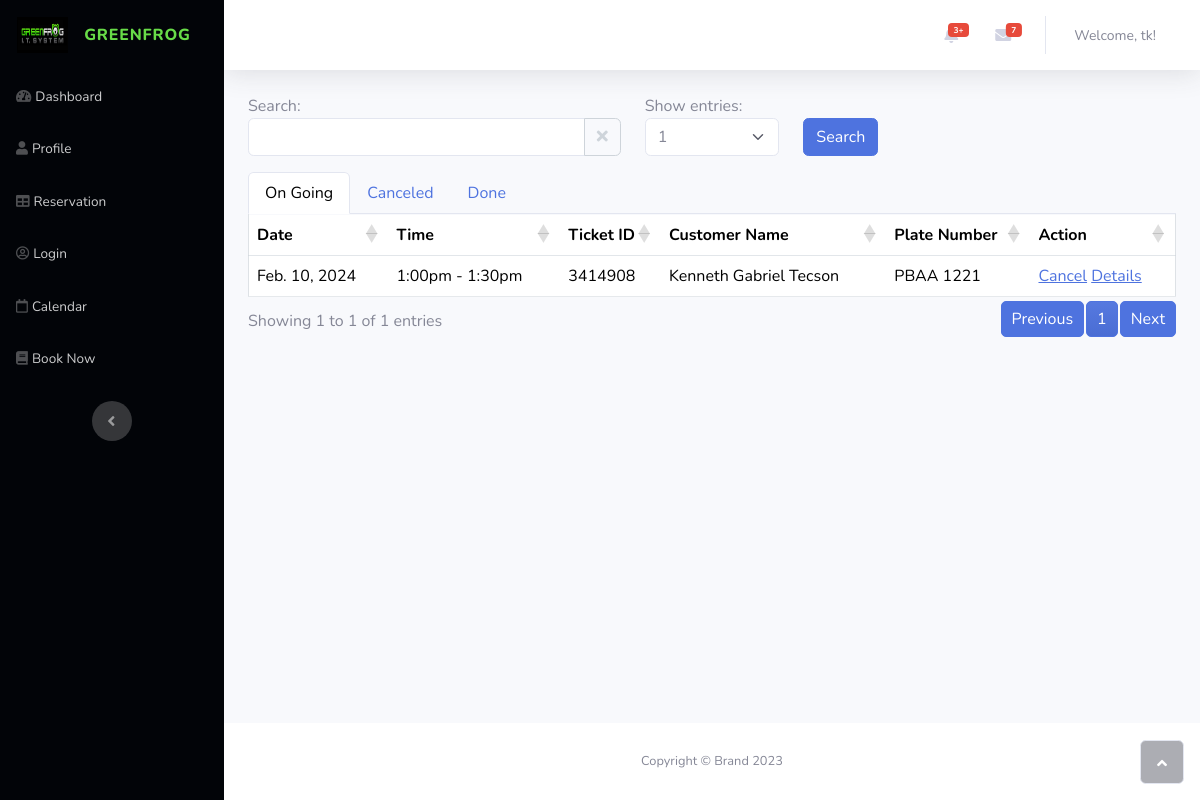
/admin/reservation2.php (signed in), run on an earlier commit of the app's database.
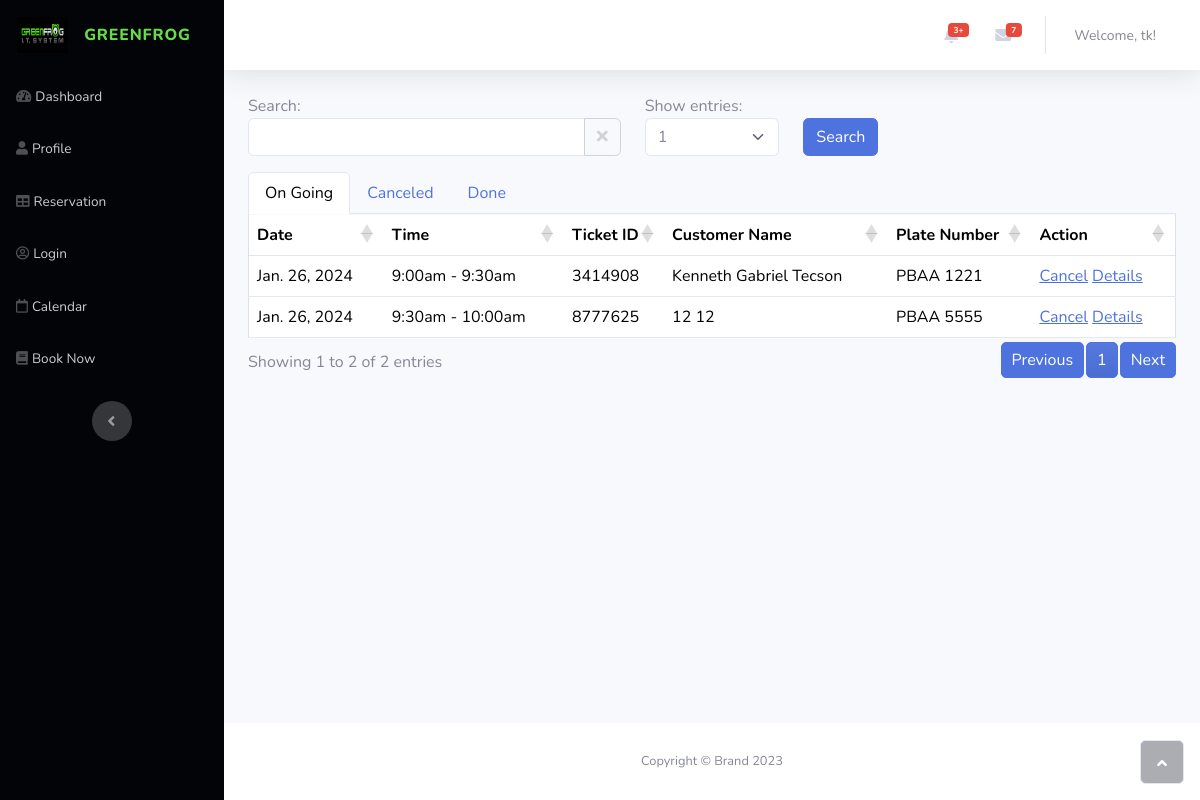
And on a later commit of the database.
### tables this page shows
CREATE TABLE `car_emission` (
  `id` int(11) NOT NULL,
  `event_id` int(11) NOT NULL,
  `user_id` int(11) NOT NULL,
  `plate_number` varchar(20) NOT NULL,
  `customer_email` varchar(255) NOT NULL,
  `customer_first_name` varchar(255) NOT NULL,
  `customer_middle_name` varchar(255) DEFAULT NULL,
  `customer_last_name` varchar(255) NOT NULL,
  `address` varchar(255) DEFAULT NULL,
  `status` varchar(20) NOT NULL,
  `app_date` datetime DEFAULT NULL,
  `vehicle_cr_no` varchar(50) DEFAULT NULL,
  `vehicle_or_no` varchar(50) DEFAULT NULL,
  `first_reg_date` date DEFAULT NULL,
  `year_model` varchar(10) DEFAULT NULL,
  `fuel_type` varchar(50) DEFAULT NULL,
  `purpose` varchar(50) DEFAULT NULL,
  `mv_type` varchar(50) DEFAULT NULL,
  `region` varchar(50) DEFAULT NULL,
  `mv_file_no` varchar(50) DEFAULT NULL,
  `classification` varchar(50) DEFAULT NULL,
  `payment_date` datetime DEFAULT NULL,
  `petc_or` varchar(50) DEFAULT NULL,
  `amount` decimal(10,2) DEFAULT NULL,
  `organization` varchar(100) DEFAULT NULL,
  `engine` varchar(50) DEFAULT NULL,
  `chassis` varchar(50) DEFAULT NULL,
  `make` varchar(50) DEFAULT NULL,
  `series` varchar(50) DEFAULT NULL,
  `color` varchar(50) DEFAULT NULL,
  `gross_weight` decimal(10,2) DEFAULT NULL,
  `net_capacity` decimal(10,2) DEFAULT NULL,
  `cec_number` varchar(50) DEFAULT NULL,
  `mvect_operator` varchar(50) DEFAULT NULL,
  `car_picture` varchar(255) NOT NULL,
  `paymentMethod` varchar(50) NOT NULL,
  `paymentStatus` varchar(50) NOT NULL,
  `ticketing_id` varchar(20) NOT NULL,
  `reference_number` varchar(50) DEFAULT NULL,
  `date_tested` datetime DEFAULT NULL,
  `smurf_admin_id` int(11) DEFAULT NULL
);

CREATE TABLE `schedule_list` (
  `id` int(30) NOT NULL,
  `title` text NOT NULL,
  `description` text NOT NULL,
  `qty_of_person` int(23) NOT NULL,
  `reserve_count` int(23) NOT NULL DEFAULT 0,
  `price_3` decimal(10,2) NOT NULL DEFAULT 0.00,
  `price_2` decimal(10,2) NOT NULL,
  `price_1` decimal(10,2) NOT NULL DEFAULT 0.00,
  `start_datetime` datetime NOT NULL,
  `end_datetime` datetime DEFAULT NULL,
  `availability` varchar(10) NOT NULL DEFAULT 'available'
);

### admin/reservation2.php (the view, shortened to what the changed rows need)
<?php
include("../connect/connection.php");
$ongoingQuery = "SELECT * FROM car_emission WHERE status = 'booked'";
$ongoingResult = $connect->query($ongoingQuery);
?>
<!DOCTYPE html>
<html data-bs-theme="light" lang="en">
<head>
    <link rel="stylesheet" href="assets/bootstrap/css/bootstrap.min.css">
    <link rel="stylesheet" href="assets/fonts/fontawesome-all.min.css">
    <link rel="stylesheet" href="assets/css/animate.min.css">
    <link rel="stylesheet" href="assets/css/Bootstrap-4-Calendar-No-Custom-Code.css">
    <link rel="stylesheet" href="assets/css/Bootstrap-Calendar.css">
    <link rel="stylesheet" href="assets/css/Continue-Button.css">
    <link rel="stylesheet" type="text/css" href="https://cdn.datatables.net/1.13.7/css/jquery.dataTables.min.css">
    <link rel="stylesheet" type="text/css" href="https://cdn.datatables.net/1.13.7/css/jquery.dataTables.min.css">
    <link rel="stylesheet" href="assets/design/reservation.css">
</head>
<body id="page-top">
    <div id="wrapper">
        <div class="d-flex flex-column" id="content-wrapper">
            <div id="content">
                <div class="tab-content container ">
                    <div class="tab-pane fade show active" id="ongoing">
                        <div>
                            <?php displayCarEmission($ongoingResult); ?>
                    </div>
                    </div>
                </div>
            </div>
        </div>
    </div>
</body>
</html>
<?php
function displayCarEmission($carEmissionResult)
{
    global $connect;
    $carEmissionResult->data_seek(0);
    if ($carEmissionResult->num_rows > 0) {
        echo '<div class="table-responsive">';
        echo '<table id="carEmissionTable" class="table table-bordered custom-table no-vertical-border">';
        echo '<thead><tr><th class="date">Date</th><th>Time</th><th>Ticket ID</th><th>Customer Name</th><th>Plate Number</th><th class="action">Action</th></tr></thead>';
        echo '<tbody>';
        while ($row = $carEmissionResult->fetch_assoc()) {
            $reserve_id = $row['id'];
            $ticketingId = $row['ticketing_id'];
            $plateNumber = $row['plate_number'];
            $ticketId = $row['ticketing_id'];
            $firstName = $row['customer_first_name'];
            $lastName = $row['customer_last_name'];
            $status = $row['status'];
            $eventId = $row['event_id'];
            $scheduleQuery = "SELECT start_datetime, end_datetime FROM schedule_list WHERE id = $eventId";
            $scheduleResult = $connect->query($scheduleQuery);
            $scheduleRow = $scheduleResult->fetch_assoc();
            $startDatetime = $scheduleRow['start_datetime'];
            $endDatetime = $scheduleRow['end_datetime'];
            echo '<tr>';
            echo '<td>' . date('M. j, Y', strtotime($startDatetime)) . '</td>';
            echo '<td>' . date('g:ia', strtotime($startDatetime)) . ' - ' . date('g:ia', strtotime($endDatetime)) . '</td>';
            echo '<td>' . $ticketingId . '</td>';
            echo '<td>' . $firstName . ' ' . $lastName . '</td>';
            echo '<td>' . $plateNumber . '</td>';
            echo '<td>';
if ($status === 'booked') {
    echo '<a href="cancel.php?id=' . $reserve_id . '">Cancel</a>';
    echo '<a href="details.php?id=' . $reserve_id . '&ticketId=' . $ticketId . '">Details</a>';
} else {
    echo '<a href="details.php?id=' . $reserve_id . '&ticketId=' . $ticketId . '">Details</a>';
}
            echo '</td>';
            echo '</tr>';
        }
        echo '</tbody>';
        echo '</table>';
        echo '</div>';
    } else {
        echo ' ';
    }
}
?>

What changed in the data, as far as the page shows it:
changed car_emission "Kenneth Gabriel": schedule_list.start_datetime "Feb. 10, 2024" → "Jan. 26, 2024"; schedule_list.start_datetime "1:00pm" → "9:00am"; schedule_list.end_datetime "1:30pm" → "9:30am"
added car_emission: schedule_list.start_datetime "Jan. 26, 2024", schedule_list.start_datetime "9:30am", schedule_list.end_datetime "10:00am", ticketing "8777625", customer_first_name "12", customer_last_name "12", plate_number "PBAA 5555"
Also different on the page:
text written by a page script: "Showing 1 to 1 of 1 entries Previous 1 Next" → "Showing 1 to 2 of 2 entries Previous 1 Next"
